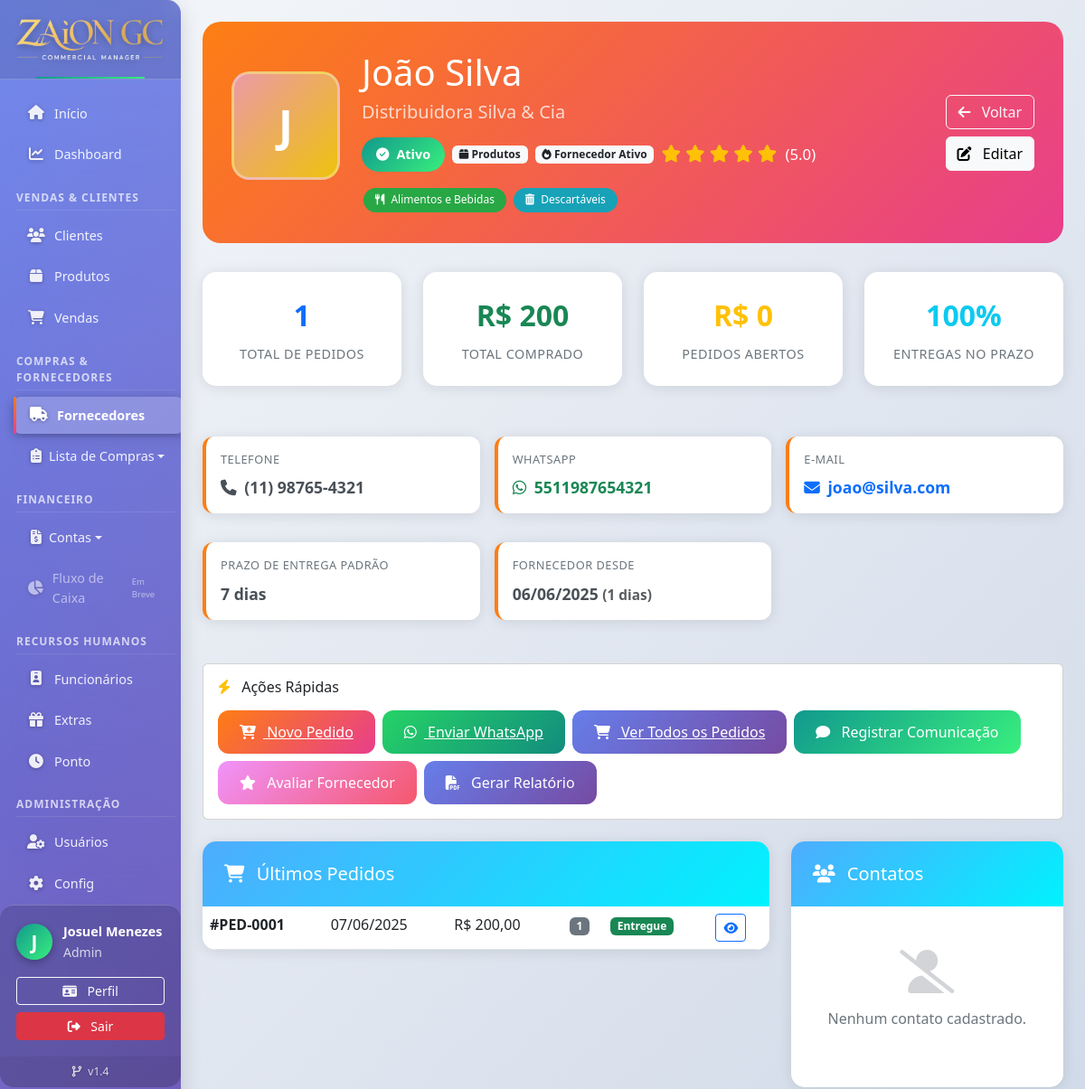
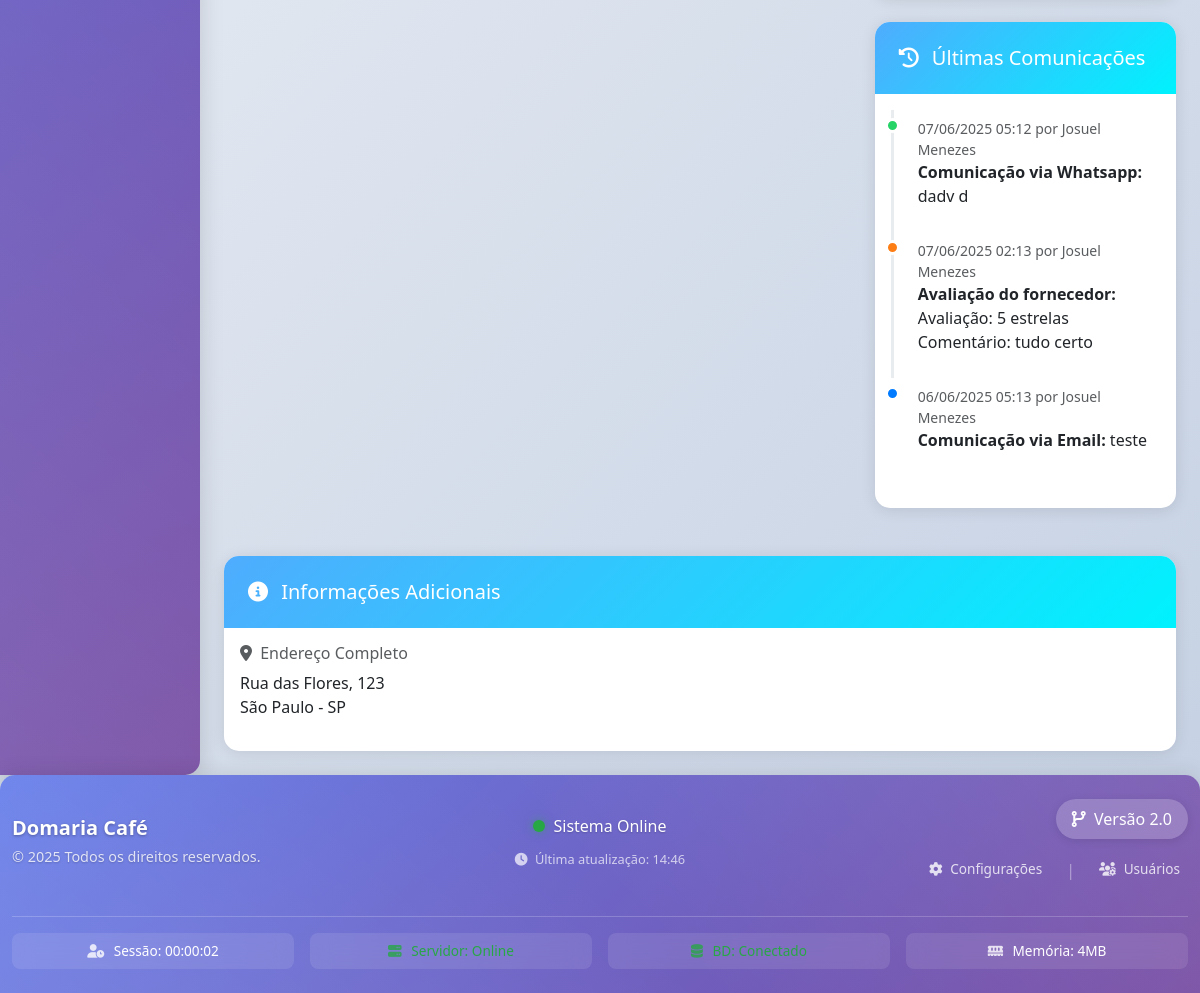
The app's page /fornecedores/detalhes.php?id=1 (signed in) with its own data (2 pictures, top to bottom).
### tables this page shows
CREATE TABLE `fornecedores` (
  `id` int NOT NULL,
  `nome` varchar(255) NOT NULL,
  `empresa` varchar(255) DEFAULT NULL,
  `cnpj` varchar(18) DEFAULT NULL,
  `telefone` varchar(20) DEFAULT NULL,
  `whatsapp` varchar(20) DEFAULT NULL,
  `email` varchar(255) DEFAULT NULL,
  `endereco` text,
  `cidade` varchar(100) DEFAULT NULL,
  `estado` varchar(2) DEFAULT NULL,
  `cep` varchar(10) DEFAULT NULL,
  `observacoes` text,
  `tipo_fornecedor` enum('produtos','servicos','ambos') DEFAULT 'produtos',
  `status` enum('ativo','inativo') DEFAULT 'ativo',
  `avaliacao` decimal(2,1) DEFAULT '5.0',
  `prazo_entrega_padrao` int DEFAULT '7' COMMENT 'dias',
  `forma_pagamento_preferida` varchar(100) DEFAULT NULL,
  `limite_credito` decimal(10,2) DEFAULT '0.00',
  `data_cadastro` timestamp NULL DEFAULT CURRENT_TIMESTAMP,
  `data_ultima_atualizacao` timestamp NULL DEFAULT CURRENT_TIMESTAMP ON UPDATE CURRENT_TIMESTAMP,
  `cadastrado_por` int DEFAULT NULL
);

CREATE TABLE `pedidos_fornecedores` (
  `id` int NOT NULL,
  `fornecedor_id` int NOT NULL,
  `numero_pedido` varchar(50) DEFAULT NULL,
  `data_pedido` date NOT NULL,
  `data_entrega_prevista` date DEFAULT NULL,
  `data_entrega_realizada` date DEFAULT NULL,
  `valor_total` decimal(10,2) DEFAULT '0.00',
  `status` enum('pendente','confirmado','em_transito','entregue','cancelado') DEFAULT 'pendente',
  `forma_pagamento` varchar(100) DEFAULT NULL,
  `observacoes` text,
  `arquivo_pedido` varchar(255) DEFAULT NULL,
  `criado_por` int DEFAULT NULL,
  `data_criacao` timestamp NULL DEFAULT CURRENT_TIMESTAMP,
  `data_atualizacao` timestamp NULL DEFAULT CURRENT_TIMESTAMP ON UPDATE CURRENT_TIMESTAMP
);

CREATE TABLE `comunicacoes_fornecedores` (
  `id` int NOT NULL,
  `fornecedor_id` int NOT NULL,
  `tipo` enum('whatsapp','email','telefone','visita','outro') NOT NULL,
  `assunto` varchar(255) DEFAULT NULL,
  `mensagem` text,
  `data_comunicacao` timestamp NULL DEFAULT CURRENT_TIMESTAMP,
  `usuario_id` int DEFAULT NULL,
  `arquivo_anexo` varchar(255) DEFAULT NULL
);

CREATE TABLE `usuarios` (
  `id` int NOT NULL,
  `nome` varchar(100) NOT NULL,
  `email` varchar(100) NOT NULL,
  `senha` varchar(255) NOT NULL,
  `nivel_acesso` enum('admin','gerente','vendedor','cliente') NOT NULL DEFAULT 'cliente',
  `cliente_id` int DEFAULT NULL,
  `ativo` tinyint(1) NOT NULL DEFAULT '1',
  `data_criacao` datetime NOT NULL DEFAULT CURRENT_TIMESTAMP,
  `ultimo_acesso` datetime DEFAULT NULL
);

### fornecedores/detalhes.php (the view, shortened to what the rows shown need)
<?php
require_once '../config/database.php';
$fornecedor_id = intval($_GET['id']);
$sql_fornecedor = "SELECT f.*,
                    GROUP_CONCAT(DISTINCT cat.nome ORDER BY cat.nome ASC SEPARATOR ', ') as categorias,
                    GROUP_CONCAT(DISTINCT cat.cor ORDER BY cat.nome ASC SEPARATOR ',') as cores_categorias,
                    GROUP_CONCAT(DISTINCT cat.icone ORDER BY cat.nome ASC SEPARATOR ',') as icones_categorias
                   FROM fornecedores f
                   LEFT JOIN fornecedor_categorias fc ON f.id = fc.fornecedor_id
                   LEFT JOIN categorias_fornecedores cat ON fc.categoria_id = cat.id
                   WHERE f.id = $fornecedor_id
                   GROUP BY f.id";
$result_fornecedor = $conn->query($sql_fornecedor);
$fornecedor = $result_fornecedor->fetch_assoc();
$sql_stats = "SELECT
              COUNT(DISTINCT pf.id) as total_pedidos,
              COALESCE(SUM(CASE WHEN pf.status = 'entregue' THEN pf.valor_total END), 0) as valor_total_comprado,
              COALESCE(SUM(CASE WHEN pf.status IN ('pendente', 'confirmado', 'em_transito') THEN pf.valor_total END), 0) as valor_pedidos_abertos,
              MAX(pf.data_pedido) as ultimo_pedido,
              MIN(pf.data_pedido) as primeiro_pedido,
              AVG(CASE WHEN pf.data_entrega_realizada IS NOT NULL AND pf.data_entrega_prevista IS NOT NULL
                   THEN DATEDIFF(pf.data_entrega_realizada, pf.data_entrega_prevista) END) as media_atraso_dias,
              COUNT(CASE WHEN pf.status = 'entregue' AND pf.data_entrega_realizada <= pf.data_entrega_prevista THEN 1 END) as entregas_no_prazo,
              COUNT(CASE WHEN pf.status = 'entregue' THEN 1 END) as total_entregas,
              COUNT(CASE WHEN pf.status = 'cancelado' THEN 1 END) as pedidos_cancelados
              FROM pedidos_fornecedores pf
              WHERE pf.fornecedor_id = $fornecedor_id";
$result_stats = $conn->query($sql_stats);
$stats = $result_stats->fetch_assoc();
$sql_pedidos = "SELECT pf.id, pf.numero_pedido, pf.data_pedido, pf.data_entrega_prevista,
                 pf.data_entrega_realizada, pf.valor_total, pf.status, pf.observacoes,
                COUNT(ipf.id) as total_itens
                FROM pedidos_fornecedores pf
                LEFT JOIN itens_pedido_fornecedor ipf ON pf.id = ipf.pedido_id
                WHERE pf.fornecedor_id = $fornecedor_id
                GROUP BY pf.id
                ORDER BY pf.data_pedido DESC
                LIMIT 10";
$result_pedidos = $conn->query($sql_pedidos);
$sql_comunicacoes = "SELECT cf.*, u.nome as usuario_nome
                     FROM comunicacoes_fornecedores cf
                     LEFT JOIN usuarios u ON cf.usuario_id = u.id
                     WHERE cf.fornecedor_id = $fornecedor_id
                     ORDER BY cf.data_comunicacao DESC
                     LIMIT 10";
$result_comunicacoes = $conn->query($sql_comunicacoes);
function stringToColor($str) {
    $hash = 0;
    for ($i = 0; $i < strlen($str); $i++) {
        $hash = ord($str[$i]) + (($hash << 5) - $hash);
    }
    $color = '#';
    for ($i = 0; $i < 3; $i++) {
        $value = ($hash >> ($i * 8)) & 0xFF;
        $color .= str_pad(dechex($value), 2, '0', STR_PAD_LEFT);
    }
    return $color;
}
function getStatusClass($status) {
    switch ($status) {
        case 'entregue': return 'success';
    }
}
include '../includes/header.php';
?>
<div class="profile-header slide-in">
    <div class="row align-items-center">
        <div class="col-auto">
            <div class="fornecedor-avatar-xl" style="background: linear-gradient(135deg, <?php echo stringToColor($fornecedor['nome']); ?>, <?php echo stringToColor($fornecedor['nome'] . 'x'); ?>);">
                <?php echo strtoupper(substr($fornecedor['nome'], 0, 1)); ?>
            </div>
        </div>
        <div class="col">
            <h1 class="mb-2"><?php echo htmlspecialchars($fornecedor['nome']); ?></h1>
            <?php if (!empty($fornecedor['empresa'])) : ?>
                <h5 class="mb-3 opacity-75"><?php echo htmlspecialchars($fornecedor['empresa']); ?></h5>
            <?php endif; ?>
            <div class="d-flex flex-wrap gap-2 align-items-center">
                <span class="status-badge <?php echo $fornecedor['status']; ?>">
                    <i class="fas fa-<?php echo $fornecedor['status'] == 'ativo' ? 'check-circle' : 'times-circle'; ?>"></i>
                    <?php echo ucfirst($fornecedor['status']); ?>
                </span>
                <span class="badge bg-light text-dark">
                    <i class="fas fa-<?php echo $fornecedor['tipo_fornecedor'] == 'produtos' ? 'box' : ($fornecedor['tipo_fornecedor'] == 'servicos' ? 'handshake' : 'layer-group'); ?>"></i>
                    <?php echo ucfirst($fornecedor['tipo_fornecedor']); ?>
                </span>
                <?php if ($stats['ultimo_pedido']) : ?>
                    <?php
                    $dias_ultimo_pedido = floor((time() - strtotime($stats['ultimo_pedido'])) / (60 * 60 * 24));
                    if ($dias_ultimo_pedido <= 30) :
                    ?>
                        <span class="badge bg-light text-dark">
                            <i class="fas fa-fire"></i> Fornecedor Ativo
                        </span>
                    <?php endif; ?>
                <?php endif; ?>
                <div class="avaliacao-stars">
                    <?php for ($i = 1; $i <= 5; $i++) : ?>
                        <i class="fa<?php echo $i <= $fornecedor['avaliacao'] ? 's' : 'r'; ?> fa-star"></i>
                    <?php endfor; ?>
                    <small class="text-white ms-1">(<?php echo number_format($fornecedor['avaliacao'], 1); ?>)</small>
                </div>
            </div>
            <?php if (!empty($fornecedor['categorias'])) : ?>
                <div class="mt-3">
                    <?php
                    $cats = explode(', ', $fornecedor['categorias']);
                    $cores = explode(',', $fornecedor['cores_categorias']);
                    foreach ($cats as $index => $cat) :
                        $cor = isset($cores[$index]) ? $cores[$index] : '#6c757d';
                    ?>
                        <span class="badge-categoria" style="background: <?php echo $cor; ?>; color: white;">
                        </span>
                    <?php endforeach; ?>
                </div>
            <?php endif; ?>
        </div>
    </div>
</div>
<div class="fornecedor-info-grid slide-in" style="animation-delay: 0.5s">
    <?php if (!empty($fornecedor['telefone'])) : ?>
        <div class="info-item">
            <div class="info-label">Telefone</div>
            <div class="info-value">
                <i class="fas fa-phone me-1"></i>
                <?php echo htmlspecialchars($fornecedor['telefone']); ?>
            </div>
        </div>
    <?php endif; ?>
    <?php if (!empty($fornecedor['whatsapp'])) : ?>
        <div class="info-item">
            <div class="info-label">WhatsApp</div>
            <div class="info-value">
                <a href="https://wa.me/<?php echo preg_replace('/[^0-9]/', '', $fornecedor['whatsapp']); ?>" class="text-success text-decoration-none" target="_blank">
                    <i class="fab fa-whatsapp me-1"></i>
                    <?php echo htmlspecialchars($fornecedor['whatsapp']); ?>
                </a>
            </div>
        </div>
    <?php endif; ?>
    <?php if (!empty($fornecedor['email'])) : ?>
        <div class="info-item">
            <div class="info-label">E-mail</div>
            <div class="info-value">
                <a href="mailto:<?php echo $fornecedor['email']; ?>" class="text-decoration-none">
                    <i class="fas fa-envelope me-1"></i>
                    <?php echo htmlspecialchars($fornecedor['email']); ?>
                </a>
            </div>
        </div>
    <?php endif; ?>
    <div class="info-item">
        <div class="info-label">Prazo de Entrega Padrão</div>
        <div class="info-value"><?php echo $fornecedor['prazo_entrega_padrao']; ?> dias</div>
    </div>
    <div class="info-item">
        <div class="info-label">Fornecedor Desde</div>
        <div class="info-value">
            <?php
            echo date('d/m/Y', strtotime($fornecedor['data_cadastro']));
            $dias_fornecedor = floor((time() - strtotime($fornecedor['data_cadastro'])) / (60 * 60 * 24));
            echo " <small class='text-muted'>($dias_fornecedor dias)</small>";
            ?>
        </div>
    </div>
</div>
<div class="row">
    <div class="col-lg-8 mb-4">
        <div class="card stats-card slide-in" style="animation-delay: 0.7s;">
            <div class="card-body p-0">
                <?php if ($result_pedidos && $result_pedidos->num_rows > 0) : ?>
                    <div class="table-responsive">
                        <table class="table table-hover mb-0">
                            <tbody>
                                <?php while ($pedido = $result_pedidos->fetch_assoc()) : ?>
                                    <tr>
                                        <td>
                                            <div class="fw-bold">#<?php echo htmlspecialchars($pedido['numero_pedido'] ?: 'PED-' . str_pad($pedido['id'], 4, '0', STR_PAD_LEFT)); ?></div>
                                        </td>
                                        <td class="d-none d-md-table-cell"><?php echo date('d/m/Y', strtotime($pedido['data_pedido'])); ?></td>
                                        <td>
                                            R$ <?php echo number_format($pedido['valor_total'], 2, ',', '.'); ?>
                                        </td>
                                        <td class="text-center d-none d-md-table-cell"><span class="badge bg-secondary"><?php echo $pedido['total_itens']; ?></span></td>
                                        <td>
                                            <span class="badge bg-<?php echo getStatusClass($pedido['status']); ?>"><?php echo ucfirst($pedido['status']); ?></span>
                                        </td>
                                        <td>
                                            <a href="pedido_detalhes.php?id=<?php echo $pedido['id']; ?>" class="btn btn-sm btn-outline-primary">
                                                <i class="fas fa-eye"></i>
                                            </a>
                                        </td>
                                    </tr>
                                <?php endwhile; ?>
                            </tbody>
                        </table>
                    </div>
                <?php endif; ?>
            </div>
        </div>
    </div>
    <div class="col-lg-4 mb-4">
        <div class="card stats-card slide-in" style="animation-delay: 0.9s;">
            <div class="card-body">
                <?php if ($result_comunicacoes && $result_comunicacoes->num_rows > 0) : ?>
                    <ul class="timeline">
                        <?php while ($com = $result_comunicacoes->fetch_assoc()) : ?>
                            <li class="timeline-item <?php echo htmlspecialchars($com['tipo']); ?>">
                                <div class="small text-muted">
                                    <?php echo date('d/m/Y H:i', strtotime($com['data_comunicacao'])); ?>
                                    por <?php echo htmlspecialchars($com['usuario_nome'] ?: 'Sistema'); ?>
                                </div>
                                <p class="mb-0">
                                    <strong><?php echo htmlspecialchars($com['assunto'] ?: 'Comunicação'); ?>:</strong>
                                    <?php
                                    $mensagem = $com['mensagem'] ?: '';
                                    if (strlen($mensagem) > 150) {
                                        echo htmlspecialchars(substr($mensagem, 0, 150)) . '...';
                                    } else {
                                        echo htmlspecialchars($mensagem);
                                    }
                                    ?>
                                </p>
                            </li>
                        <?php endwhile; ?>
                    </ul>
                <?php endif; ?>
            </div>
        </div>
    </div>
</div>
<?php if (!empty($fornecedor['endereco']) || !empty($fornecedor['observacoes'])): ?>
<div class="row mt-4">
    <div class="col-12">
        <div class="card stats-card slide-in" style="animation-delay: 1s;">
            <div class="card-body">
                <div class="row">
                    <?php if (!empty($fornecedor['endereco'])): ?>
                    <div class="col-md-6">
                        <h6 class="text-muted mb-2">
                            <i class="fas fa-map-marker-alt me-1"></i>
                            Endereço Completo
                        </h6>
                        <p class="mb-3">
                            <?php echo htmlspecialchars($fornecedor['endereco']); ?>
                            <?php if (!empty($fornecedor['cidade']) || !empty($fornecedor['estado'])): ?>
                                <br>
                                <?php if (!empty($fornecedor['cidade'])): ?>
                                    <?php echo htmlspecialchars($fornecedor['cidade']); ?>
                                <?php endif; ?>
                                <?php if (!empty($fornecedor['estado'])): ?>
                                    - <?php echo htmlspecialchars($fornecedor['estado']); ?>
                                <?php endif; ?>
                            <?php endif; ?>
                        </p>
                    </div>
                    <?php endif; ?>
                </div>
            </div>
        </div>
    </div>
</div>
<?php endif; ?>
<?php include '../includes/footer.php'; ?>

### records on screen
fornecedores: nome "J", nome "João Silva", empresa "Distribuidora Silva & Cia", status "Ativo", tipo_fornecedor "Produtos", avaliacao "5.0", telefone "(11) 98765-4321", whatsapp "5511987654321", email "joao@silva.com", prazo_entrega_padrao "7", data_cadastro "06/06/2025", data_cadastro "1", endereco "Rua das Flores, 123", cidade "São Paulo", estado "SP"
pedidos_fornecedores: numero_pedido+id "PED-0001", data_pedido "07/06/2025", valor_total "200,00", total_itens "1", status "Entregue"
comunicacoes_fornecedores: data_comunicacao "07/06/2025 05:12", usuario.nome "Josuel Menezes", assunto "Comunicação via Whatsapp", mensagem "dadv d"
comunicacoes_fornecedores: data_comunicacao "07/06/2025 02:13", usuario.nome "Josuel Menezes", assunto "Avaliação do fornecedor", mensagem "Avaliação: 5 estrelas Comentário: tudo certo"
comunicacoes_fornecedores: data_comunicacao "06/06/2025 05:13", usuario.nome "Josuel Menezes", assunto "Comunicação via Email", mensagem "teste"

### other values on screen
substr($_SESSION['usuario_nome'] ?? 'U', 0, 1) "J"
$_SESSION['usuario_nome'] "Josuel Menezes"
$_SESSION['nivel_acesso'] "Admin"
$versao_sistema "1.4"
$cat "Alimentos e Bebidas"
$cat "Descartáveis"
$stats['total_pedidos'] "1"
$stats['valor_total_comprado'] "200"
$stats['valor_pedidos_abertos'] "0"
$empresa_nome "Domaria Café"
$versao_sistema "2.0"
memory_get_usage(true) / 1024 / 1024 "4"
